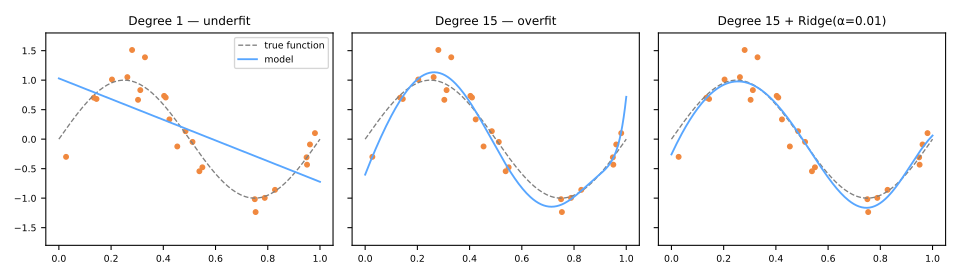

Here is the Python script that generated this plot:
import matplotlib.pyplot as plt
import numpy as np
from io import StringIO
from sklearn.linear_model import LinearRegression, Ridge
from sklearn.pipeline import make_pipeline
from sklearn.preprocessing import PolynomialFeatures, StandardScaler

rng = np.random.default_rng(1)
x = np.sort(rng.uniform(0, 1, 25))
y = np.sin(2 * np.pi * x) + rng.normal(0, 0.25, 25)
xs = np.linspace(0, 1, 200)

models = [
    ('Degree 1 — underfit', make_pipeline(PolynomialFeatures(1), LinearRegression())),
    ('Degree 15 — overfit', make_pipeline(PolynomialFeatures(15), StandardScaler(), LinearRegression())),
    ('Degree 15 + Ridge(α=0.01)', make_pipeline(PolynomialFeatures(15), StandardScaler(), Ridge(alpha=0.01))),
]

fig, axes = plt.subplots(1, 3, figsize=(10, 2.9), sharey=True)
for ax, (title, model) in zip(axes, models):
    model.fit(x.reshape(-1, 1), y)
    ax.scatter(x, y, s=12, color='#f0883e')
    ax.plot(xs, np.sin(2 * np.pi * xs), '--', color='gray', linewidth=1, label='true function')
    ax.plot(xs, model.predict(xs.reshape(-1, 1)), color='#58a6ff', linewidth=1.4, label='model')
    ax.set_ylim(-1.8, 1.8)
    ax.set_title(title, fontsize=9)
    ax.tick_params(labelsize=7)
axes[0].legend(fontsize=7)

plt.tight_layout()

buffer = StringIO()
plt.savefig(buffer, format="svg", transparent=True)
print(buffer.getvalue())

plt.close()
